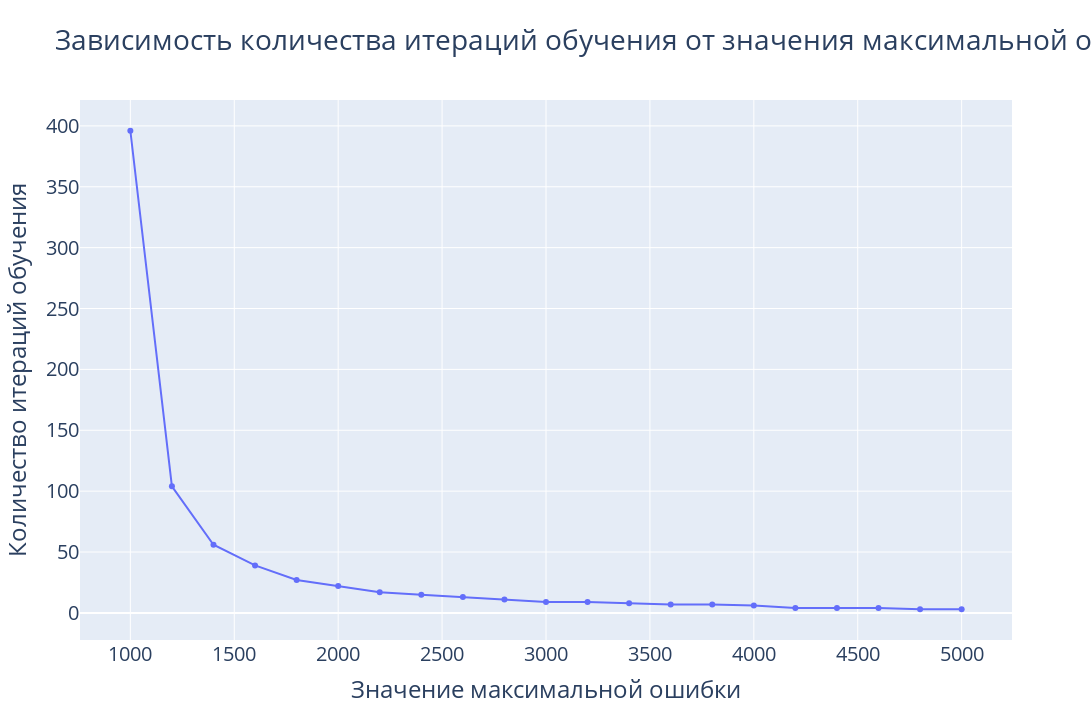

Notebook code for this chart:
### Markdown cell above
## Relationship between max error and epochs

### Code cell
max_errors = list(range(1000, 5200, 200))
epochs_amount: list[int] = []
for err in max_errors:    
    dl = LRNN(n, 50, 0.001)
    dl.train(train, 15000, learn_by_loss=True, max_loss=err)
    epochs_amount.append(dl.epoch)
fig = go.Figure()
fig.add_trace(go.Scatter(x=max_errors, y=epochs_amount, mode='lines+markers'))
fig.update_layout(title='Зависимость количества итераций обучения от значения максимальной ошибки',
                  xaxis_title='Значение максимальной ошибки',
                  yaxis_title='Количество итераций обучения',
                  height=720, width=1280,
                  font=dict(size=20))
fig.show()

### Figure 1 — Plotly figure (JSON) as saved in the notebook; plotly's stock layout.template omitted (floating-point values rounded to 4 significant figures)
{"data": [{"mode": "lines+markers", "type": "scatter", "x": [1000, 1200, 1400, 1600, 1800, 2000, 2200, 2400, 2600, 2800, 3000, 3200, 3400, 3600, 3800, 4000, 4200, 4400, 4600, 4800, 5000], "y": [396, 104, 56, 39, 27, 22, 17, 15, 13, 11, 9, 9, 8, 7, 7, 6, 4, 4, 4, 3, 3]}], "layout": {"font": {"size": 20}, "height": 720, "title": {"text": "Зависимость количества итераций обучения от значения максимальной ошибки"}, "width": 1280, "xaxis": {"title": {"text": "Значение максимальной ошибки"}}, "yaxis": {"title": {"text": "Количество итераций обучения"}}}}
